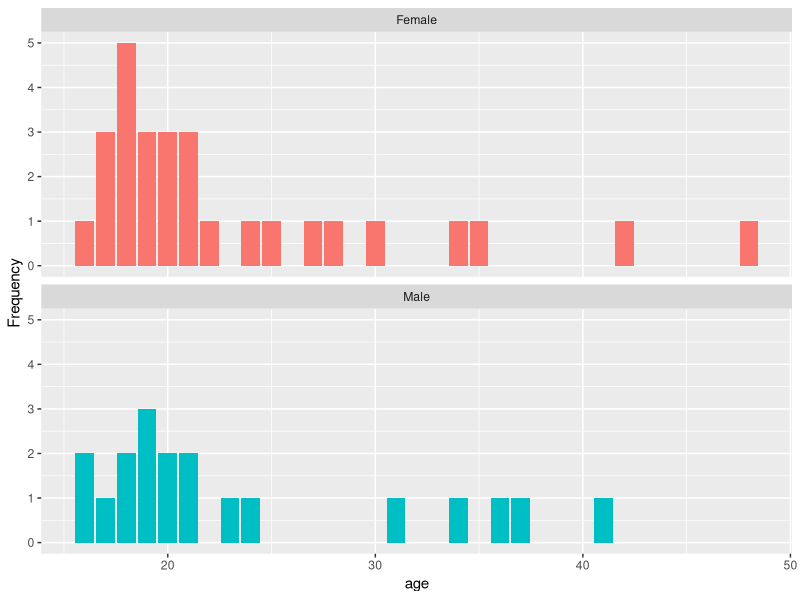
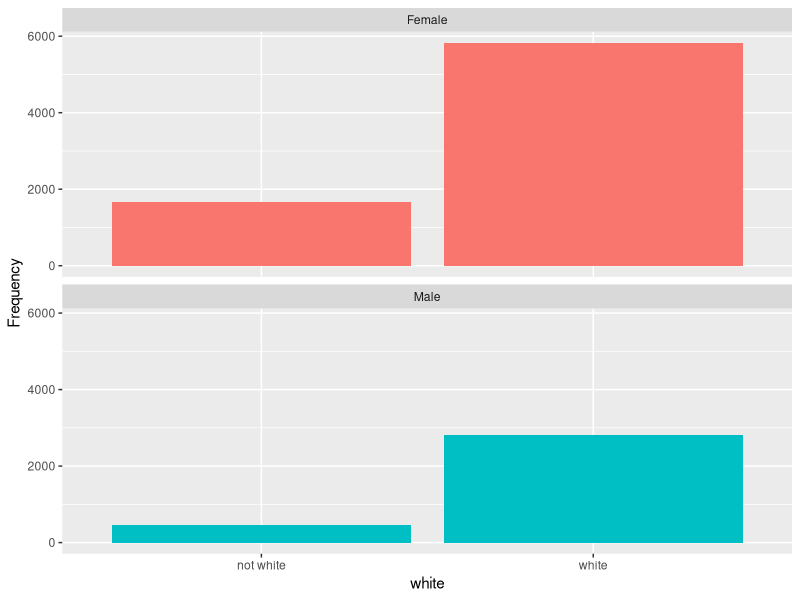

R code for these plots, in order:
## ---- chunk 1
library(tidyverse)
library(here)
## ---- chunk 2
hiphop <- read_csv(here::here("supporting_artifacts", "ref.work",
                              "lab3", "hiphop.csv"))

## ---- chunk 3
str(hiphop)
#this was used to observe the variable types but was not helpful to indlude in a report so include was set to false. 
## ---- chunk 4
hiphop_clean <- hiphop |> 
  mutate(
    across(where(is.character), as.factor)
    ) 
## ---- chunk 5
hiphop_clean |> 
  distinct(word, .keep_all = TRUE) |> 
  count()
## ---- chunk 6
hiphop_w <- hiphop_clean |> 
  mutate(
    white = if_else(ethnic == "white", "white", "not white")
  )

## ---- chunk 7
demo <- hiphop_clean |> 
  distinct(subj, .keep_all = TRUE) |> 
  select(sex, age, ethnic)|> 
  mutate(sex = as.factor(sex),
         ethnic = as.factor(ethnic)) |> 
  select(sex, age, ethnic)
demo |> 
  summary()
 
demo <- demo |> 
  distinct(sex, age, ethnic, .keep_all = TRUE)
  
demo |> 
  count()
## ---- chunk 8
#|plot_position: center
ggplot(data = demo) +
  geom_bar(
    mapping = aes(x = age, fill = sex),
    show.legend = FALSE
    ) +
  facet_wrap(~sex, nrow = 2) +
  ylab("Frequency")
            
ggplot(data = hiphop_w) +
  geom_bar(mapping = aes(x = white, 
                         fill = sex),
           show.legend = FALSE) +
  facet_wrap(~sex, nrow = 2)+
  ylab("Frequency")
## ---- chunk 9

familiar <- hiphop_clean |> 
  filter(age < 20) |> 
  select(word,familiarity) |> 
  group_by(word) |> 
  summarise(mean_fam = mean(familiarity))
familiar |> 
  slice_max(mean_fam)

familiar |> 
  slice_min(mean_fam)

familiar <- hiphop_w |> 
 filter(white == "not white",
        sex == "Female") |> 
 select(word, familiarity) |> 
 group_by(word) |> 
 summarise(mean_fam = mean(familiarity))

familiar |> 
 slice_max(mean_fam) |> 
  print()
familiar |> 
 slice_min(mean_fam)
 
familiar <- hiphop_w |> 
 filter(white == "white",
        age > 30,
        sex == "Male") |> 
 select(word, familiarity) |> 
 group_by(word) |> 
   summarise(mean_fam = mean(familiarity))

familiar |> 
   slice_max(mean_fam)
  
familiar |> 
   slice_min(mean_fam)
## ---- chunk 10
hiphop_clean |> 
  distinct(subj, .keep_all = TRUE) |> 
  filter(age %in% 17:23,
         city %in% 10000:60000,
         sex == "Male",
         ethnic == "white") |> 
  slice_max(order_by = bieber, n = 1) |> 
  select(subj)

